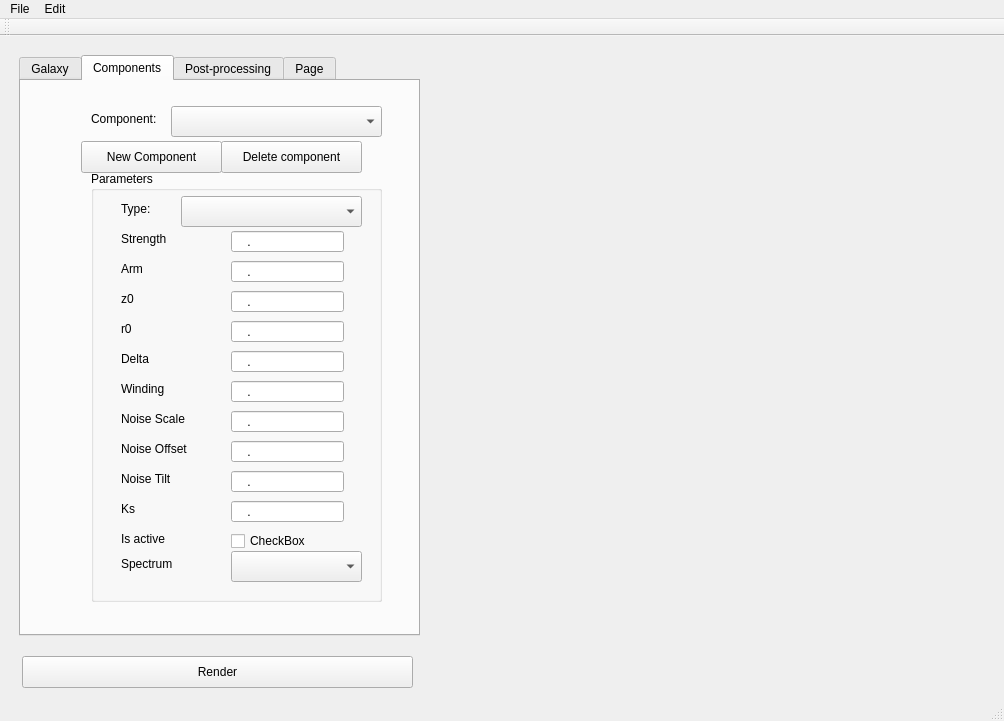
<?xml version="1.0" encoding="UTF-8"?>
<ui version="4.0">
 <class>MainWindow</class>
 <widget class="QMainWindow" name="MainWindow">
  <property name="windowModality">
   <enum>Qt::NonModal</enum>
  </property>
  <property name="geometry">
   <rect>
    <x>0</x>
    <y>0</y>
    <width>1004</width>
    <height>721</height>
   </rect>
  </property>
  <property name="windowTitle">
   <string>MainWindow</string>
  </property>
  <widget class="QWidget" name="centralWidget">
   <widget class="QTabWidget" name="tabWidget">
    <property name="geometry">
     <rect>
      <x>19</x>
      <y>19</y>
      <width>401</width>
      <height>581</height>
     </rect>
    </property>
    <property name="currentIndex">
     <number>1</number>
    </property>
    <widget class="QWidget" name="tabGalaxy">
     <attribute name="title">
      <string>Galaxy</string>
     </attribute>
     <widget class="QLineEdit" name="leGalaxyName">
      <property name="geometry">
       <rect>
        <x>150</x>
        <y>30</y>
        <width>131</width>
        <height>21</height>
       </rect>
      </property>
      <property name="inputMask">
       <string/>
      </property>
      <property name="text">
       <string/>
      </property>
     </widget>
     <widget class="QLabel" name="label_15">
      <property name="geometry">
       <rect>
        <x>40</x>
        <y>30</y>
        <width>60</width>
        <height>16</height>
       </rect>
      </property>
      <property name="text">
       <string>Name</string>
      </property>
     </widget>
     <widget class="QGroupBox" name="groupBox_2">
      <property name="geometry">
       <rect>
        <x>40</x>
        <y>60</y>
        <width>321</width>
        <height>261</height>
       </rect>
      </property>
      <property name="title">
       <string>Galaxy Parameters</string>
      </property>
      <widget class="QLabel" name="label_14">
       <property name="geometry">
        <rect>
         <x>20</x>
         <y>40</y>
         <width>60</width>
         <height>16</height>
        </rect>
       </property>
       <property name="text">
        <string>WindingB</string>
       </property>
      </widget>
      <widget class="QLineEdit" name="leWindingB">
       <property name="geometry">
        <rect>
         <x>130</x>
         <y>40</y>
         <width>113</width>
         <height>21</height>
        </rect>
       </property>
       <property name="inputMask">
        <string>0000.00</string>
       </property>
      </widget>
      <widget class="QLineEdit" name="leWindingN">
       <property name="geometry">
        <rect>
         <x>130</x>
         <y>70</y>
         <width>113</width>
         <height>21</height>
        </rect>
       </property>
       <property name="inputMask">
        <string>0000.00</string>
       </property>
       <property name="text">
        <string>.</string>
       </property>
      </widget>
      <widget class="QLabel" name="label_16">
       <property name="geometry">
        <rect>
         <x>20</x>
         <y>70</y>
         <width>60</width>
         <height>16</height>
        </rect>
       </property>
       <property name="text">
        <string>WindingN</string>
       </property>
      </widget>
      <widget class="QLineEdit" name="leNoArms">
       <property name="geometry">
        <rect>
         <x>130</x>
         <y>100</y>
         <width>113</width>
         <height>21</height>
        </rect>
       </property>
       <property name="inputMask">
        <string>0000.00</string>
       </property>
      </widget>
      <widget class="QLabel" name="label_17">
       <property name="geometry">
        <rect>
         <x>20</x>
         <y>100</y>
         <width>60</width>
         <height>16</height>
        </rect>
       </property>
       <property name="text">
        <string>No Arms</string>
       </property>
      </widget>
      <widget class="QLineEdit" name="leArm1">
       <property name="geometry">
        <rect>
         <x>130</x>
         <y>130</y>
         <width>113</width>
         <height>21</height>
        </rect>
       </property>
       <property name="inputMask">
        <string>0000.00</string>
       </property>
       <property name="text">
        <string>.</string>
       </property>
      </widget>
      <widget class="QLabel" name="label_18">
       <property name="geometry">
        <rect>
         <x>20</x>
         <y>130</y>
         <width>60</width>
         <height>16</height>
        </rect>
       </property>
       <property name="text">
        <string>Arm1</string>
       </property>
      </widget>
      <widget class="QLineEdit" name="leArm2">
       <property name="geometry">
        <rect>
         <x>130</x>
         <y>160</y>
         <width>113</width>
         <height>21</height>
        </rect>
       </property>
       <property name="inputMask">
        <string>0000.00</string>
       </property>
       <property name="text">
        <string>.</string>
       </property>
      </widget>
      <widget class="QLabel" name="label_19">
       <property name="geometry">
        <rect>
         <x>20</x>
         <y>160</y>
         <width>60</width>
         <height>16</height>
        </rect>
       </property>
       <property name="text">
        <string>Arm2</string>
       </property>
      </widget>
      <widget class="QLineEdit" name="leArm3">
       <property name="geometry">
        <rect>
         <x>130</x>
         <y>190</y>
         <width>113</width>
         <height>21</height>
        </rect>
       </property>
       <property name="inputMask">
        <string>0000.00</string>
       </property>
       <property name="text">
        <string>.</string>
       </property>
      </widget>
      <widget class="QLabel" name="label_20">
       <property name="geometry">
        <rect>
         <x>20</x>
         <y>190</y>
         <width>60</width>
         <height>16</height>
        </rect>
       </property>
       <property name="text">
        <string>Arm3</string>
       </property>
      </widget>
      <widget class="QLineEdit" name="leArm4">
       <property name="geometry">
        <rect>
         <x>130</x>
         <y>220</y>
         <width>113</width>
         <height>21</height>
        </rect>
       </property>
       <property name="inputMask">
        <string>0000.00</string>
       </property>
       <property name="text">
        <string>.</string>
       </property>
      </widget>
      <widget class="QLabel" name="label_21">
       <property name="geometry">
        <rect>
         <x>20</x>
         <y>220</y>
         <width>60</width>
         <height>16</height>
        </rect>
       </property>
       <property name="text">
        <string>Arm4</string>
       </property>
      </widget>
     </widget>
    </widget>
    <widget class="QWidget" name="tabGalaxy">
     <attribute name="title">
      <string>Components</string>
     </attribute>
     <widget class="QLabel" name="label">
      <property name="geometry">
       <rect>
        <x>70</x>
        <y>30</y>
        <width>81</width>
        <height>16</height>
       </rect>
      </property>
      <property name="text">
       <string>Component:</string>
      </property>
     </widget>
     <widget class="QComboBox" name="cmbComponents">
      <property name="geometry">
       <rect>
        <x>150</x>
        <y>25</y>
        <width>211</width>
        <height>31</height>
       </rect>
      </property>
     </widget>
     <widget class="QGroupBox" name="groupBox">
      <property name="geometry">
       <rect>
        <x>70</x>
        <y>90</y>
        <width>291</width>
        <height>431</height>
       </rect>
      </property>
      <property name="title">
       <string>Parameters</string>
      </property>
      <widget class="QComboBox" name="cmbComponentType">
       <property name="geometry">
        <rect>
         <x>90</x>
         <y>25</y>
         <width>181</width>
         <height>31</height>
        </rect>
       </property>
      </widget>
      <widget class="QLabel" name="label_2">
       <property name="geometry">
        <rect>
         <x>30</x>
         <y>30</y>
         <width>60</width>
         <height>16</height>
        </rect>
       </property>
       <property name="text">
        <string>Type:</string>
       </property>
      </widget>
      <widget class="QLineEdit" name="leStrength">
       <property name="geometry">
        <rect>
         <x>140</x>
         <y>60</y>
         <width>113</width>
         <height>21</height>
        </rect>
       </property>
       <property name="inputMask">
        <string>0000.00</string>
       </property>
      </widget>
      <widget class="QLabel" name="label_3">
       <property name="geometry">
        <rect>
         <x>30</x>
         <y>60</y>
         <width>60</width>
         <height>16</height>
        </rect>
       </property>
       <property name="text">
        <string>Strength</string>
       </property>
      </widget>
      <widget class="QLabel" name="label_4">
       <property name="geometry">
        <rect>
         <x>30</x>
         <y>90</y>
         <width>60</width>
         <height>16</height>
        </rect>
       </property>
       <property name="text">
        <string>Arm</string>
       </property>
      </widget>
      <widget class="QLineEdit" name="leArm">
       <property name="geometry">
        <rect>
         <x>140</x>
         <y>90</y>
         <width>113</width>
         <height>21</height>
        </rect>
       </property>
       <property name="inputMask">
        <string>0000.00</string>
       </property>
      </widget>
      <widget class="QLabel" name="label_5">
       <property name="geometry">
        <rect>
         <x>30</x>
         <y>120</y>
         <width>60</width>
         <height>16</height>
        </rect>
       </property>
       <property name="text">
        <string>z0</string>
       </property>
      </widget>
      <widget class="QLineEdit" name="leZ0">
       <property name="geometry">
        <rect>
         <x>140</x>
         <y>120</y>
         <width>113</width>
         <height>21</height>
        </rect>
       </property>
       <property name="inputMask">
        <string>0000.00</string>
       </property>
      </widget>
      <widget class="QLabel" name="label_6">
       <property name="geometry">
        <rect>
         <x>30</x>
         <y>150</y>
         <width>60</width>
         <height>16</height>
        </rect>
       </property>
       <property name="text">
        <string>r0</string>
       </property>
      </widget>
      <widget class="QLineEdit" name="leR0">
       <property name="geometry">
        <rect>
         <x>140</x>
         <y>150</y>
         <width>113</width>
         <height>21</height>
        </rect>
       </property>
       <property name="inputMask">
        <string>0000.00</string>
       </property>
      </widget>
      <widget class="QLabel" name="label_7">
       <property name="geometry">
        <rect>
         <x>30</x>
         <y>180</y>
         <width>60</width>
         <height>16</height>
        </rect>
       </property>
       <property name="text">
        <string>Delta</string>
       </property>
      </widget>
      <widget class="QLineEdit" name="leDelta">
       <property name="geometry">
        <rect>
         <x>140</x>
         <y>180</y>
         <width>113</width>
         <height>21</height>
        </rect>
       </property>
       <property name="inputMask">
        <string>0000.00</string>
       </property>
      </widget>
      <widget class="QLabel" name="label_8">
       <property name="geometry">
        <rect>
         <x>30</x>
         <y>210</y>
         <width>60</width>
         <height>16</height>
        </rect>
       </property>
       <property name="text">
        <string>Winding</string>
       </property>
      </widget>
      <widget class="QLineEdit" name="leWinding">
       <property name="geometry">
        <rect>
         <x>140</x>
         <y>210</y>
         <width>113</width>
         <height>21</height>
        </rect>
       </property>
       <property name="inputMask">
        <string>0000.00</string>
       </property>
      </widget>
      <widget class="QLabel" name="label_9">
       <property name="geometry">
        <rect>
         <x>30</x>
         <y>240</y>
         <width>91</width>
         <height>16</height>
        </rect>
       </property>
       <property name="text">
        <string>Noise Scale</string>
       </property>
      </widget>
      <widget class="QLineEdit" name="leScale">
       <property name="geometry">
        <rect>
         <x>140</x>
         <y>240</y>
         <width>113</width>
         <height>21</height>
        </rect>
       </property>
       <property name="inputMask">
        <string>0000.00</string>
       </property>
      </widget>
      <widget class="QLabel" name="label_10">
       <property name="geometry">
        <rect>
         <x>30</x>
         <y>270</y>
         <width>81</width>
         <height>16</height>
        </rect>
       </property>
       <property name="text">
        <string>Noise Offset</string>
       </property>
      </widget>
      <widget class="QLineEdit" name="leNoiseOffset">
       <property name="geometry">
        <rect>
         <x>140</x>
         <y>270</y>
         <width>113</width>
         <height>21</height>
        </rect>
       </property>
       <property name="inputMask">
        <string>0000.00</string>
       </property>
      </widget>
      <widget class="QLabel" name="label_11">
       <property name="geometry">
        <rect>
         <x>30</x>
         <y>300</y>
         <width>81</width>
         <height>16</height>
        </rect>
       </property>
       <property name="text">
        <string>Noise Tilt</string>
       </property>
      </widget>
      <widget class="QLineEdit" name="leNoiseTilt">
       <property name="geometry">
        <rect>
         <x>140</x>
         <y>300</y>
         <width>113</width>
         <height>21</height>
        </rect>
       </property>
       <property name="inputMask">
        <string>0000.00</string>
       </property>
      </widget>
      <widget class="QLabel" name="label_12">
       <property name="geometry">
        <rect>
         <x>30</x>
         <y>330</y>
         <width>81</width>
         <height>16</height>
        </rect>
       </property>
       <property name="text">
        <string>Ks</string>
       </property>
      </widget>
      <widget class="QLineEdit" name="lePersistence">
       <property name="geometry">
        <rect>
         <x>140</x>
         <y>330</y>
         <width>113</width>
         <height>21</height>
        </rect>
       </property>
       <property name="inputMask">
        <string>0000.00</string>
       </property>
      </widget>
      <widget class="QLabel" name="label_13">
       <property name="geometry">
        <rect>
         <x>30</x>
         <y>360</y>
         <width>60</width>
         <height>16</height>
        </rect>
       </property>
       <property name="text">
        <string>Is active</string>
       </property>
      </widget>
      <widget class="QCheckBox" name="chkIsActive">
       <property name="geometry">
        <rect>
         <x>140</x>
         <y>360</y>
         <width>87</width>
         <height>20</height>
        </rect>
       </property>
       <property name="text">
        <string>CheckBox</string>
       </property>
      </widget>
      <widget class="QLabel" name="label_26">
       <property name="geometry">
        <rect>
         <x>30</x>
         <y>385</y>
         <width>81</width>
         <height>16</height>
        </rect>
       </property>
       <property name="text">
        <string>Spectrum</string>
       </property>
      </widget>
      <widget class="QComboBox" name="cmbSpectrum">
       <property name="geometry">
        <rect>
         <x>140</x>
         <y>380</y>
         <width>131</width>
         <height>31</height>
        </rect>
       </property>
      </widget>
     </widget>
     <widget class="QPushButton" name="btnNewComponent">
      <property name="geometry">
       <rect>
        <x>60</x>
        <y>60</y>
        <width>141</width>
        <height>32</height>
       </rect>
      </property>
      <property name="text">
       <string>New Component</string>
      </property>
     </widget>
     <widget class="QPushButton" name="btnNewComponent_2">
      <property name="geometry">
       <rect>
        <x>200</x>
        <y>60</y>
        <width>141</width>
        <height>32</height>
       </rect>
      </property>
      <property name="text">
       <string>Delete component</string>
      </property>
     </widget>
    </widget>
    <widget class="QWidget" name="tab_2">
     <attribute name="title">
      <string>Post-processing</string>
     </attribute>
    </widget>
    <widget class="QWidget" name="tab">
     <attribute name="title">
      <string>Page</string>
     </attribute>
    </widget>
   </widget>
   <widget class="GLWidget" name="myGLWidget" native="true">
    <property name="geometry">
     <rect>
      <x>460</x>
      <y>50</y>
      <width>501</width>
      <height>591</height>
     </rect>
    </property>
   </widget>
   <widget class="QPushButton" name="renderButton">
    <property name="geometry">
     <rect>
      <x>22</x>
      <y>620</y>
      <width>391</width>
      <height>32</height>
     </rect>
    </property>
    <property name="text">
     <string>Render</string>
    </property>
   </widget>
  </widget>
  <widget class="QMenuBar" name="menuBar">
   <property name="geometry">
    <rect>
     <x>0</x>
     <y>0</y>
     <width>1004</width>
     <height>22</height>
    </rect>
   </property>
   <widget class="QMenu" name="menuEhm">
    <property name="title">
     <string>File</string>
    </property>
    <addaction name="actionLoad"/>
    <addaction name="actionSave"/>
    <addaction name="separator"/>
   </widget>
   <widget class="QMenu" name="menuEdit">
    <property name="title">
     <string>Edit</string>
    </property>
    <addaction name="actionHvorfor"/>
   </widget>
   <addaction name="menuEhm"/>
   <addaction name="menuEdit"/>
  </widget>
  <widget class="QToolBar" name="mainToolBar">
   <attribute name="toolBarArea">
    <enum>TopToolBarArea</enum>
   </attribute>
   <attribute name="toolBarBreak">
    <bool>false</bool>
   </attribute>
  </widget>
  <widget class="QStatusBar" name="statusBar"/>
  <action name="actionLoad">
   <property name="checkable">
    <bool>false</bool>
   </property>
   <property name="text">
    <string>Load</string>
   </property>
   <property name="shortcut">
    <string>Ctrl+L</string>
   </property>
  </action>
  <action name="actionSave">
   <property name="text">
    <string>Save</string>
   </property>
  </action>
  <action name="actionHvorfor">
   <property name="text">
    <string>Hvorfor?</string>
   </property>
  </action>
 </widget>
 <layoutdefault spacing="6" margin="11"/>
 <customwidgets>
  <customwidget>
   <class>GLWidget</class>
   <extends>QWidget</extends>
   <header>source/glwidget.h</header>
   <container>1</container>
  </customwidget>
 </customwidgets>
 <resources/>
 <connections/>
</ui>
